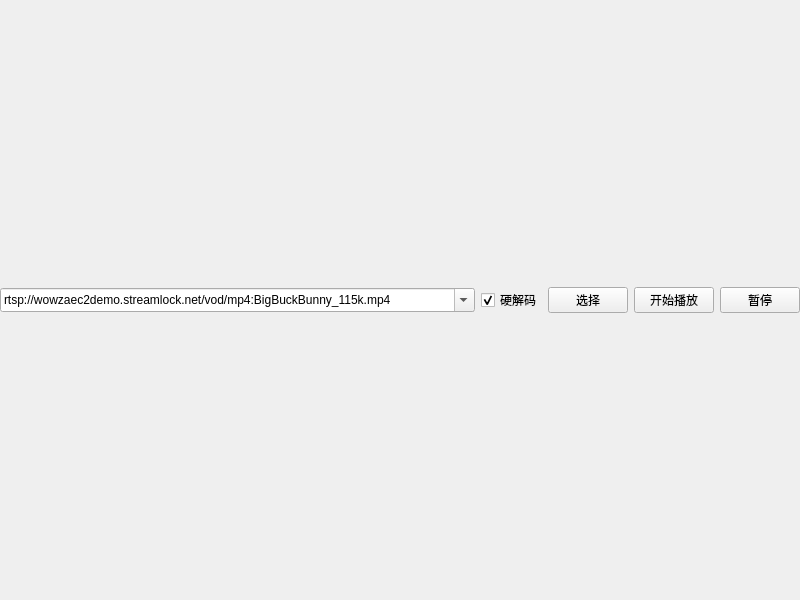
<?xml version="1.0" encoding="UTF-8"?>
<ui version="4.0">
 <class>Widget</class>
 <widget class="QWidget" name="Widget">
  <property name="geometry">
   <rect>
    <x>0</x>
    <y>0</y>
    <width>800</width>
    <height>600</height>
   </rect>
  </property>
  <property name="windowTitle">
   <string>Widget</string>
  </property>
  <layout class="QVBoxLayout" name="verticalLayout">
   <property name="leftMargin">
    <number>0</number>
   </property>
   <property name="topMargin">
    <number>0</number>
   </property>
   <property name="rightMargin">
    <number>0</number>
   </property>
   <property name="bottomMargin">
    <number>0</number>
   </property>
   <item>
    <layout class="QHBoxLayout" name="horizontalLayout">
     <item>
      <widget class="QComboBox" name="com_url">
       <property name="editable">
        <bool>true</bool>
       </property>
       <property name="currentText">
        <string>F:/source/gogs/AI_gold_class_edit/bin/res/02.mp4</string>
       </property>
       <property name="insertPolicy">
        <enum>QComboBox::InsertAtBottom</enum>
       </property>
       <property name="sizeAdjustPolicy">
        <enum>QComboBox::AdjustToMinimumContentsLengthWithIcon</enum>
       </property>
       <property name="duplicatesEnabled">
        <bool>false</bool>
       </property>
       <item>
        <property name="text">
         <string>rtsp://wowzaec2demo.streamlock.net/vod/mp4:BigBuckBunny_115k.mp4</string>
        </property>
       </item>
       <item>
        <property name="text">
         <string>rtmp://ns8.indexforce.com/home/mystream</string>
        </property>
       </item>
       <item>
        <property name="text">
         <string>rtmp://58.200.131.2:1935/livetv/cctv1</string>
        </property>
       </item>
       <item>
        <property name="text">
         <string>http://vfx.mtime.cn/Video/2019/02/04/mp4/190204084208765161.mp4</string>
        </property>
       </item>
       <item>
        <property name="text">
         <string>http://playertest.longtailvideo.com/adaptive/bipbop/gear4/prog_index.m3u8</string>
        </property>
       </item>
       <item>
        <property name="text">
         <string>http://clips.vorwaerts-gmbh.de/big_buck_bunny.mp4</string>
        </property>
       </item>
       <item>
        <property name="text">
         <string>http://vjs.zencdn.net/v/oceans.mp4</string>
        </property>
       </item>
       <item>
        <property name="text">
         <string>https://media.w3.org/2010/05/sintel/trailer.mp4</string>
        </property>
       </item>
       <item>
        <property name="text">
         <string>https://sf1-hscdn-tos.pstatp.com/obj/media-fe/xgplayer_doc_video/flv/xgplayer-demo-360p.flv</string>
        </property>
       </item>
      </widget>
     </item>
     <item>
      <widget class="QCheckBox" name="check_HW">
       <property name="sizePolicy">
        <sizepolicy hsizetype="Fixed" vsizetype="Fixed">
         <horstretch>0</horstretch>
         <verstretch>0</verstretch>
        </sizepolicy>
       </property>
       <property name="text">
        <string>硬解码</string>
       </property>
       <property name="checkable">
        <bool>true</bool>
       </property>
       <property name="checked">
        <bool>true</bool>
       </property>
      </widget>
     </item>
     <item>
      <widget class="QPushButton" name="but_file">
       <property name="sizePolicy">
        <sizepolicy hsizetype="Fixed" vsizetype="Fixed">
         <horstretch>0</horstretch>
         <verstretch>0</verstretch>
        </sizepolicy>
       </property>
       <property name="text">
        <string>选择</string>
       </property>
      </widget>
     </item>
     <item>
      <widget class="QPushButton" name="but_open">
       <property name="sizePolicy">
        <sizepolicy hsizetype="Fixed" vsizetype="Fixed">
         <horstretch>0</horstretch>
         <verstretch>0</verstretch>
        </sizepolicy>
       </property>
       <property name="text">
        <string>开始播放</string>
       </property>
      </widget>
     </item>
     <item>
      <widget class="QPushButton" name="but_pause">
       <property name="sizePolicy">
        <sizepolicy hsizetype="Fixed" vsizetype="Fixed">
         <horstretch>0</horstretch>
         <verstretch>0</verstretch>
        </sizepolicy>
       </property>
       <property name="text">
        <string>暂停</string>
       </property>
      </widget>
     </item>
    </layout>
   </item>
  </layout>
 </widget>
 <resources/>
 <connections/>
</ui>
